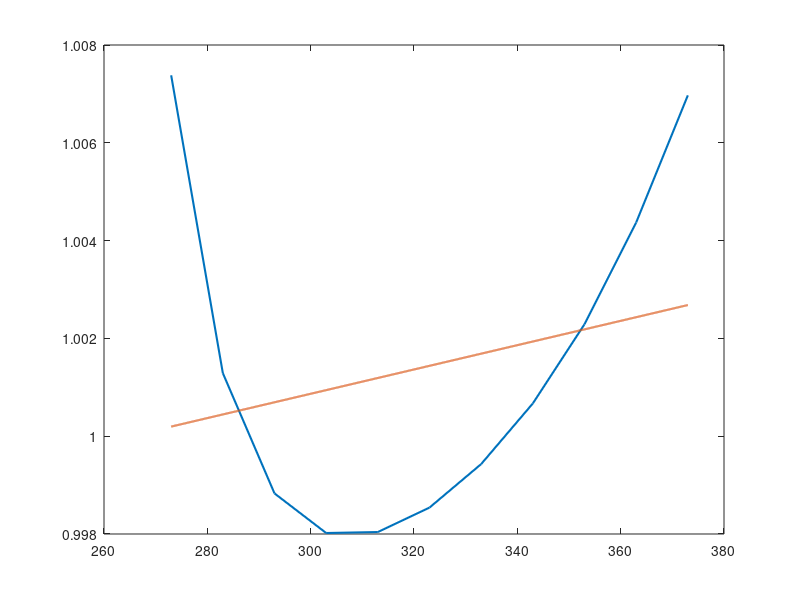

MATLAB code for this plot: (Note: this script raises an error after producing the figure.)
% Abraham Cepeda Oseguera
% A00827666
% Regresion Polinomial

T = [273 283 293 303 313 323 333 343 353 363 373]; % X
Cp = [1.00738 1.00129 0.99883 0.99802 0.99804 0.99854 0.99943 1.00067 1.00229 1.00437 1.00697]; % Y
plot(T,Cp, 'linewidth', 1.5);

C = zeros(5);
for i = 1:4
    C(i,1:i+1) = polyfit(T,Cp,i);
end

x = (min(T):0.01:max(T));
y = zeros(4,length(x));
y2 = zeros(4,length(T));

fprintf("Polinomio 1: y = %.10f x + %.10f\n",C(1,1),C(1,2));
fprintf("Polinomio 2: y = %.10f x^2 + %.10f x + %.10f\n",C(2,1),C(2,2), C(2,3));
fprintf("Polinomio 3: y = %.10f x^3 + %.10f x^2 + %.10f x + %.10f\n",C(3,1),C(3,2), C(3,3), C(3,4));
fprintf("Polinomio 4: y = %.10f x^4 + %.10f x^3 + %.10f x^2 + %.10f x + %.10f\n",C(4,1),C(4,2), C(4,3), C(4,4), C(4,5));

for i = 1:4
    y(i,1:length(x)) = polyval(C(i,1:i+1),x);
    hold on;
    plot(x,y(i,1:length(x)), 'linewidth', 1.5);
    y2(i,1:length(T)) = polyval(C(i,1:i+1),T);
    fprintf("MSE %i: %.8f\n",i, mse(Cp-y2));
end
hold on
legend("Data", "Grado1", "Grado2", "Grado3", "Grado4");